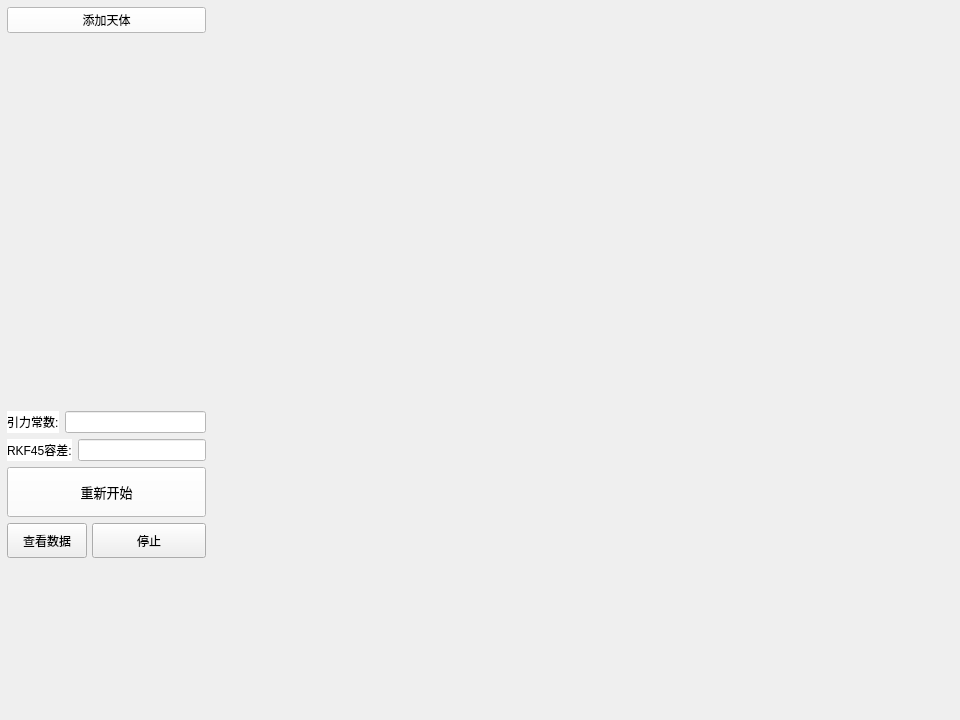
<?xml version="1.0" encoding="UTF-8"?>
<ui version="4.0">
 <class>MainWidget</class>
 <widget class="QWidget" name="MainWidget">
  <property name="geometry">
   <rect>
    <x>0</x>
    <y>0</y>
    <width>960</width>
    <height>720</height>
   </rect>
  </property>
  <property name="windowTitle">
   <string>N-body Problem</string>
  </property>
  <property name="styleSheet">
   <string notr="true"/>
  </property>
  <widget class="QWidget" name="LeftWidget" native="true">
   <property name="geometry">
    <rect>
     <x>7</x>
     <y>7</y>
     <width>199</width>
     <height>551</height>
    </rect>
   </property>
   <property name="styleSheet">
    <string notr="true">QWidget#LeftWidget { background-image: url(:/image/img/starland.jpg); }</string>
   </property>
   <layout class="QVBoxLayout" name="verticalLayout_2">
    <item>
     <widget class="QPushButton" name="addButton">
      <property name="sizePolicy">
       <sizepolicy hsizetype="Minimum" vsizetype="Preferred">
        <horstretch>0</horstretch>
        <verstretch>0</verstretch>
       </sizepolicy>
      </property>
      <property name="styleSheet">
       <string notr="true">QPushButton {
    background-color: rgb(255, 255, 255);
}
QPushButton:hover {
	background-color: rgb(222, 222, 222);
}
QPushButton:pressed {
	background-color: rgb(170, 255, 255);
}</string>
      </property>
      <property name="text">
       <string>添加天体</string>
      </property>
     </widget>
    </item>
    <item>
     <widget class="QScrollArea" name="scrollArea">
      <property name="sizePolicy">
       <sizepolicy hsizetype="Expanding" vsizetype="Expanding">
        <horstretch>0</horstretch>
        <verstretch>0</verstretch>
       </sizepolicy>
      </property>
      <property name="styleSheet">
       <string notr="true">QScrollArea#scrollArea { background-color: rgba(255, 255, 255, 0); }
</string>
      </property>
      <property name="widgetResizable">
       <bool>true</bool>
      </property>
      <widget class="QWidget" name="scrollAreaContents">
       <property name="geometry">
        <rect>
         <x>0</x>
         <y>0</y>
         <width>183</width>
         <height>358</height>
        </rect>
       </property>
       <property name="styleSheet">
        <string notr="true">QWidget#scrollAreaContents { background-color: rgba(255, 255, 255, 0); }
</string>
       </property>
      </widget>
     </widget>
    </item>
    <item>
     <layout class="QHBoxLayout" name="horizontalLayout_3">
      <item>
       <widget class="QLabel" name="label_G">
        <property name="styleSheet">
         <string notr="true">background-color: rgb(255, 255, 255);</string>
        </property>
        <property name="text">
         <string>引力常数:</string>
        </property>
       </widget>
      </item>
      <item>
       <widget class="QLineEdit" name="lineEdit_G">
        <property name="styleSheet">
         <string notr="true">background-color: rgb(255, 255, 255);</string>
        </property>
        <property name="text">
         <string/>
        </property>
       </widget>
      </item>
     </layout>
    </item>
    <item>
     <layout class="QHBoxLayout" name="horizontalLayout_2">
      <item>
       <widget class="QLabel" name="label_RKF45Tol">
        <property name="styleSheet">
         <string notr="true">background-color: rgb(255, 255, 255);</string>
        </property>
        <property name="text">
         <string>&lt;html&gt;&lt;head/&gt;&lt;body&gt;&lt;p&gt;RKF45容差:&lt;/p&gt;&lt;/body&gt;&lt;/html&gt;</string>
        </property>
       </widget>
      </item>
      <item>
       <widget class="QLineEdit" name="lineEdit_RKF45Tol">
        <property name="styleSheet">
         <string notr="true">background-color: rgb(255, 255, 255);</string>
        </property>
        <property name="text">
         <string/>
        </property>
       </widget>
      </item>
     </layout>
    </item>
    <item>
     <layout class="QVBoxLayout" name="verticalLayout" stretch="0,0">
      <item>
       <widget class="QPushButton" name="StartButton">
        <property name="sizePolicy">
         <sizepolicy hsizetype="Preferred" vsizetype="Preferred">
          <horstretch>0</horstretch>
          <verstretch>0</verstretch>
         </sizepolicy>
        </property>
        <property name="minimumSize">
         <size>
          <width>0</width>
          <height>50</height>
         </size>
        </property>
        <property name="font">
         <font>
          <pointsize>10</pointsize>
         </font>
        </property>
        <property name="styleSheet">
         <string notr="true">QPushButton {
    background-color: rgb(255, 255, 255);
}
QPushButton:hover {
	background-color: rgb(222, 222, 222);
}
QPushButton:pressed {
	background-color: rgb(170, 255, 255);
}</string>
        </property>
        <property name="text">
         <string>重新开始</string>
        </property>
       </widget>
      </item>
      <item>
       <layout class="QHBoxLayout" name="horizontalLayout" stretch="1,2">
        <property name="spacing">
         <number>5</number>
        </property>
        <item>
         <widget class="QPushButton" name="openDataButton">
          <property name="sizePolicy">
           <sizepolicy hsizetype="Preferred" vsizetype="Preferred">
            <horstretch>0</horstretch>
            <verstretch>0</verstretch>
           </sizepolicy>
          </property>
          <property name="maximumSize">
           <size>
            <width>16777215</width>
            <height>16777215</height>
           </size>
          </property>
          <property name="styleSheet">
           <string notr="true"/>
          </property>
          <property name="text">
           <string>查看数据</string>
          </property>
         </widget>
        </item>
        <item>
         <widget class="QPushButton" name="pauseButton">
          <property name="sizePolicy">
           <sizepolicy hsizetype="Preferred" vsizetype="Preferred">
            <horstretch>0</horstretch>
            <verstretch>0</verstretch>
           </sizepolicy>
          </property>
          <property name="minimumSize">
           <size>
            <width>0</width>
            <height>35</height>
           </size>
          </property>
          <property name="maximumSize">
           <size>
            <width>16777215</width>
            <height>16777215</height>
           </size>
          </property>
          <property name="styleSheet">
           <string notr="true"/>
          </property>
          <property name="text">
           <string>停止</string>
          </property>
         </widget>
        </item>
       </layout>
      </item>
     </layout>
    </item>
   </layout>
  </widget>
 </widget>
 <resources/>
 <connections/>
</ui>
